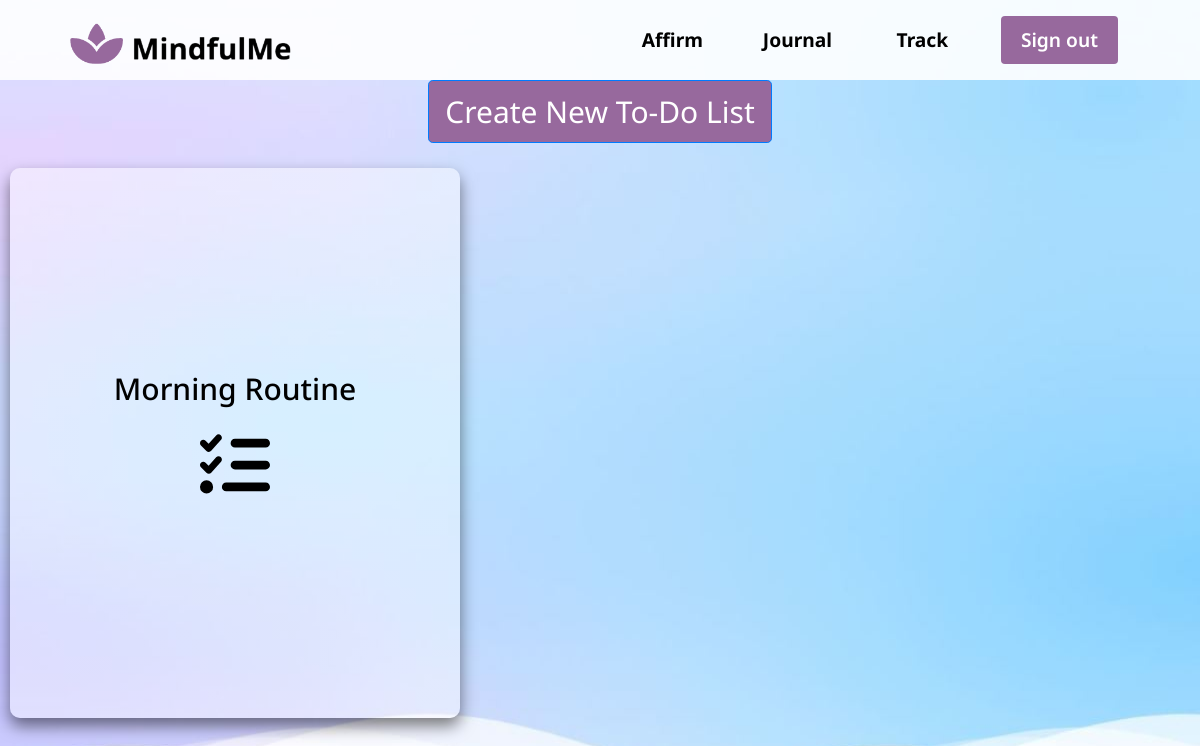
/track/ (signed in), run on an earlier commit of the app's database.
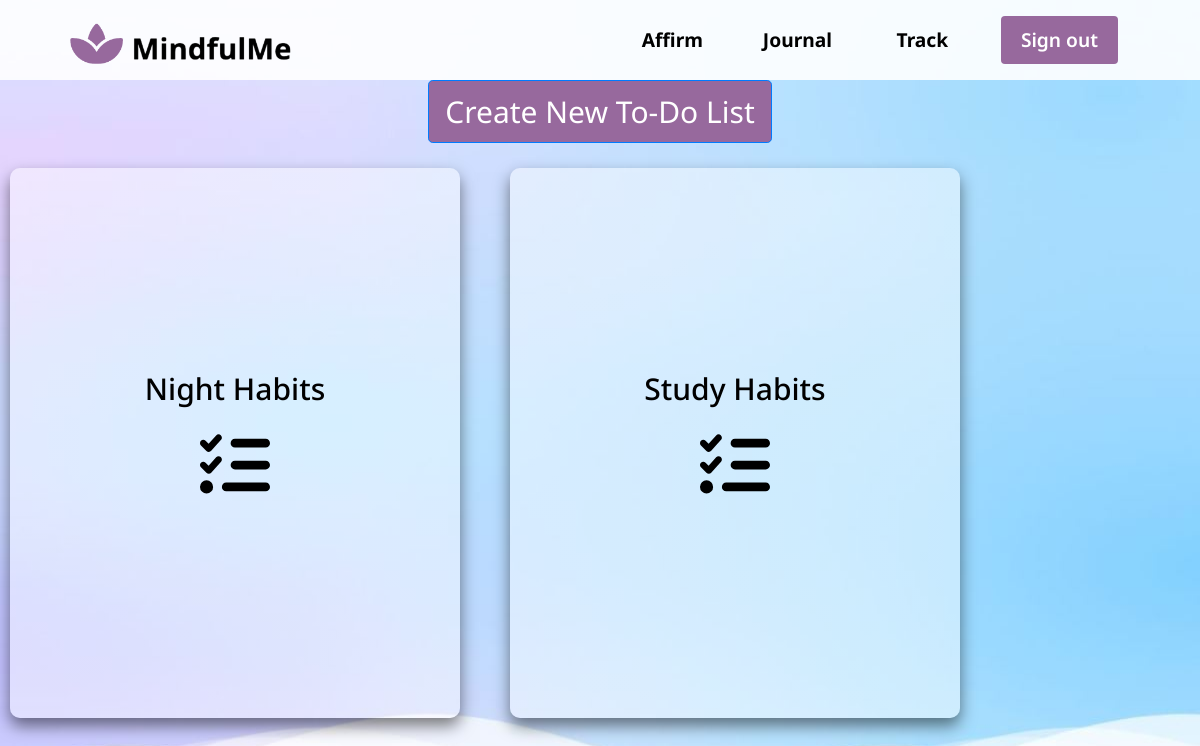
And on a later commit of the database.
### main/models.py (models this page shows, shortened)
class ToDoList(models.Model):
	user = models.ForeignKey(User, on_delete=models.CASCADE, related_name="todolist", null=False)
	name = models.CharField(max_length=200)

### main/views.py (the view)
# urls.py: path('track/', views.track, name="track"),
def track(request):
    return render(request, "main/view.html", {})

### main/templates/main/view.html (shortened to what this page needs)
{% load static %}
<!DOCTYPE html>
<html>
<head>
  <link rel="stylesheet" href="{% static 'css/global.css' %}">
  <link rel="stylesheet" href="{% static 'css/styles.css' %}">
  <link rel="stylesheet" href="https://cdn.jsdelivr.net/npm/bootstrap@4.3.1/dist/css/bootstrap.min.css">
</head>
<nav class="navbar">
    <div class="navbar__container">
      <a href="/profile">
        <img src = "{% static 'graphics/logo.png' %}" height = "50px" width = "230px" style="margin-top: 10px;"/>
      </a>
      <ul class="navbar__menu">
        <li class="navbar__item">
          <a href="/affirm" class="navbar__links" id="affirm-page">Affirm</a>
        </li>
        <li class="navbar__item">
          <a href="/journal" class="navbar__links" id="journal-page">Journal</a>
        </li>
        <li class="navbar__item">
          <a href="/track" class="navbar__links" id="track-page">Track</a>
        </li>
        <li class="navbar__btn">
          <a href="/login" class="button" id="signup">Sign out</a>
        </li>
      </ul>
    </div>
  </nav>
<body>
  <a href="/create">
    <button style="font-size: 30px; background-color: rgb(151, 105, 157);" type="button" name="redirect" class="btn btn-primary btn-lg">Create New To-Do List</button>
  </a>
  <div class="row">
  {% for td in user.todolist.all %}
  <a href="/{{td.id}}">
    <div class="services__card_profile .flex" style="justify-content: center; ">
      <h2 style = "font-size: 30px; color: black;">{{td.name}}</h2>
      <div style="display: flex; justify-content: center; align-items: center; padding: 15px;">
      <img src="{% static 'graphics/list-check-solid.svg' %}" height="70px" width="100px">
      </div>
    </div>
  </a>
  {% endfor %}
  </div>
</body>
</html>

### main/static/css/global.css (style rules this page uses)
* { font-family: 'Noto Sans', sans-serif; }
html,body { height: 100%; background-image: url("static/graphics/background.jpg"); }

### main/static/css/styles.css (style rules this page uses)
* { box-sizing: border-box; margin: 0; padding: 0; scroll-behavior: smooth; font-family: 'Noto Sans', sans-serif; }
html,body { height: 100%; }
.navbar { background: rgba(255, 255, 255, 0.9); height: 80px; display: flex; justify-content: center; align-items: center; font-size: 1.2rem; position: sticky; top: 0; z-index: 999; }
.navbar__container { display: flex; justify-content: space-between; height: 80px; z-index: 1; width: 100%; max-width: 1300px; margin: 0 auto; padding: 0 50px; }
.navbar__menu { display: flex; align-items: center; list-style: none; }
.navbar__item { height: 80px; }
.navbar__links { color: #000000; font-weight: bold; display: flex; align-items: center; justify-content: center; width: 125px; text-decoration: none; height: 100%; transition: all 0.3s ease; }
.navbar__btn { display: flex; justify-content: center; align-items: center; padding: 0 1rem; width: 100%; font-weight: 550; }
.button { display: flex; justify-content: center; align-items: center; text-decoration: none; padding: 10px 20px; height: 100%; width: 100%; border: none; outline: none; border-radius: 4px; background: rgb(151, 105, 157); color: #fff; transition: all 0.3s ease; }
.services__card_profile { margin: 25px; height: 425px; width: 300px; border-radius: 15px; display: flex; flex-direction: column; justify-content: center; color: #fff; background-image: linear-gradient(to right,rgba(255, 255, 255, 0.45) 0%, rgba(255, 255, 255, 0.45) 100%); transition: 0.3s ease-in; padding: 17px; box-shadow: 0 8px 16px rgba(0, 0, 0, 0.5); }

What changed in the data, as far as the page shows it:
removed ToDoList: name "Morning Routine"
added ToDoList: name "Night Habits"
added ToDoList: name "Study Habits"
